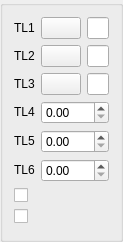
<ui version="4.0" >
 <class>DlgRef_3Sel3Spin2Check_QTD</class>
 <widget class="QWidget" name="DlgRef_3Sel3Spin2Check_QTD" >
  <property name="geometry" >
   <rect>
    <x>0</x>
    <y>0</y>
    <width>120</width>
    <height>242</height>
   </rect>
  </property>
  <property name="windowTitle" >
   <string/>
  </property>
  <layout class="QGridLayout" >
   <property name="leftMargin" >
    <number>0</number>
   </property>
   <property name="topMargin" >
    <number>0</number>
   </property>
   <property name="rightMargin" >
    <number>0</number>
   </property>
   <property name="bottomMargin" >
    <number>0</number>
   </property>
   <item row="0" column="0" >
    <widget class="QGroupBox" name="GroupBox1" >
     <property name="title" >
      <string/>
     </property>
     <layout class="QGridLayout" >
      <item row="0" column="0" >
       <widget class="QLabel" name="TextLabel1" >
        <property name="sizePolicy" >
         <sizepolicy vsizetype="Fixed" hsizetype="Fixed" >
          <horstretch>0</horstretch>
          <verstretch>0</verstretch>
         </sizepolicy>
        </property>
        <property name="text" >
         <string>TL1</string>
        </property>
        <property name="wordWrap" >
         <bool>false</bool>
        </property>
       </widget>
      </item>
      <item row="0" column="1" >
       <widget class="QPushButton" name="PushButton1" >
        <property name="sizePolicy" >
         <sizepolicy vsizetype="Fixed" hsizetype="Fixed" >
          <horstretch>0</horstretch>
          <verstretch>0</verstretch>
         </sizepolicy>
        </property>
        <property name="text" >
         <string/>
        </property>
       </widget>
      </item>
      <item row="0" column="2" >
       <widget class="QLineEdit" name="LineEdit1" />
      </item>
      <item row="1" column="0" >
       <widget class="QLabel" name="TextLabel2" >
        <property name="sizePolicy" >
         <sizepolicy vsizetype="Fixed" hsizetype="Fixed" >
          <horstretch>0</horstretch>
          <verstretch>0</verstretch>
         </sizepolicy>
        </property>
        <property name="text" >
         <string>TL2</string>
        </property>
        <property name="wordWrap" >
         <bool>false</bool>
        </property>
       </widget>
      </item>
      <item row="1" column="1" >
       <widget class="QPushButton" name="PushButton2" >
        <property name="sizePolicy" >
         <sizepolicy vsizetype="Fixed" hsizetype="Fixed" >
          <horstretch>0</horstretch>
          <verstretch>0</verstretch>
         </sizepolicy>
        </property>
        <property name="text" >
         <string/>
        </property>
       </widget>
      </item>
      <item row="1" column="2" >
       <widget class="QLineEdit" name="LineEdit2" />
      </item>
      <item row="2" column="0" >
       <widget class="QLabel" name="TextLabel3" >
        <property name="sizePolicy" >
         <sizepolicy vsizetype="Fixed" hsizetype="Fixed" >
          <horstretch>0</horstretch>
          <verstretch>0</verstretch>
         </sizepolicy>
        </property>
        <property name="text" >
         <string>TL3</string>
        </property>
        <property name="wordWrap" >
         <bool>false</bool>
        </property>
       </widget>
      </item>
      <item row="2" column="1" >
       <widget class="QPushButton" name="PushButton3" >
        <property name="sizePolicy" >
         <sizepolicy vsizetype="Fixed" hsizetype="Fixed" >
          <horstretch>0</horstretch>
          <verstretch>0</verstretch>
         </sizepolicy>
        </property>
        <property name="text" >
         <string/>
        </property>
       </widget>
      </item>
      <item row="2" column="2" >
       <widget class="QLineEdit" name="LineEdit3" />
      </item>
      <item row="3" column="0" >
       <widget class="QLabel" name="TextLabel4" >
        <property name="sizePolicy" >
         <sizepolicy vsizetype="Fixed" hsizetype="Fixed" >
          <horstretch>0</horstretch>
          <verstretch>0</verstretch>
         </sizepolicy>
        </property>
        <property name="text" >
         <string>TL4</string>
        </property>
        <property name="wordWrap" >
         <bool>false</bool>
        </property>
       </widget>
      </item>
      <item row="3" column="1" colspan="2" >
       <widget class="SalomeApp_DoubleSpinBox" name="SpinBox1" />
      </item>
      <item row="4" column="0" >
       <widget class="QLabel" name="TextLabel5" >
        <property name="sizePolicy" >
         <sizepolicy vsizetype="Fixed" hsizetype="Fixed" >
          <horstretch>0</horstretch>
          <verstretch>0</verstretch>
         </sizepolicy>
        </property>
        <property name="text" >
         <string>TL5</string>
        </property>
        <property name="wordWrap" >
         <bool>false</bool>
        </property>
       </widget>
      </item>
      <item row="4" column="1" colspan="2" >
       <widget class="SalomeApp_DoubleSpinBox" name="SpinBox2" />
      </item>
      <item row="5" column="0" >
       <widget class="QLabel" name="TextLabel6" >
        <property name="sizePolicy" >
         <sizepolicy vsizetype="Fixed" hsizetype="Fixed" >
          <horstretch>0</horstretch>
          <verstretch>0</verstretch>
         </sizepolicy>
        </property>
        <property name="text" >
         <string>TL6</string>
        </property>
        <property name="wordWrap" >
         <bool>false</bool>
        </property>
       </widget>
      </item>
      <item row="5" column="1" colspan="2" >
       <widget class="SalomeApp_DoubleSpinBox" name="SpinBox3" />
      </item>
      <item row="6" column="0" colspan="3" >
       <widget class="QCheckBox" name="CheckBox1" >
        <property name="text" >
         <string/>
        </property>
       </widget>
      </item>
      <item row="7" column="0" colspan="3" >
       <widget class="QCheckBox" name="CheckBox2" >
        <property name="text" >
         <string/>
        </property>
       </widget>
      </item>
     </layout>
    </widget>
   </item>
  </layout>
 </widget>
 <layoutdefault spacing="6" margin="11" />
 <pixmapfunction>qPixmapFromMimeSource</pixmapfunction>
 <customwidgets>
  <customwidget>
   <class>SalomeApp_DoubleSpinBox</class>
   <extends>QDoubleSpinBox</extends>
   <header location="global" >gui/SalomeApp_DoubleSpinBox.h</header>
  </customwidget>
 </customwidgets>
 <tabstops>
  <tabstop>PushButton1</tabstop>
  <tabstop>LineEdit1</tabstop>
  <tabstop>PushButton2</tabstop>
  <tabstop>LineEdit2</tabstop>
  <tabstop>PushButton3</tabstop>
  <tabstop>LineEdit3</tabstop>
  <tabstop>SpinBox1</tabstop>
  <tabstop>SpinBox2</tabstop>
  <tabstop>SpinBox3</tabstop>
  <tabstop>CheckBox1</tabstop>
  <tabstop>CheckBox2</tabstop>
 </tabstops>
 <resources/>
 <connections/>
</ui>
